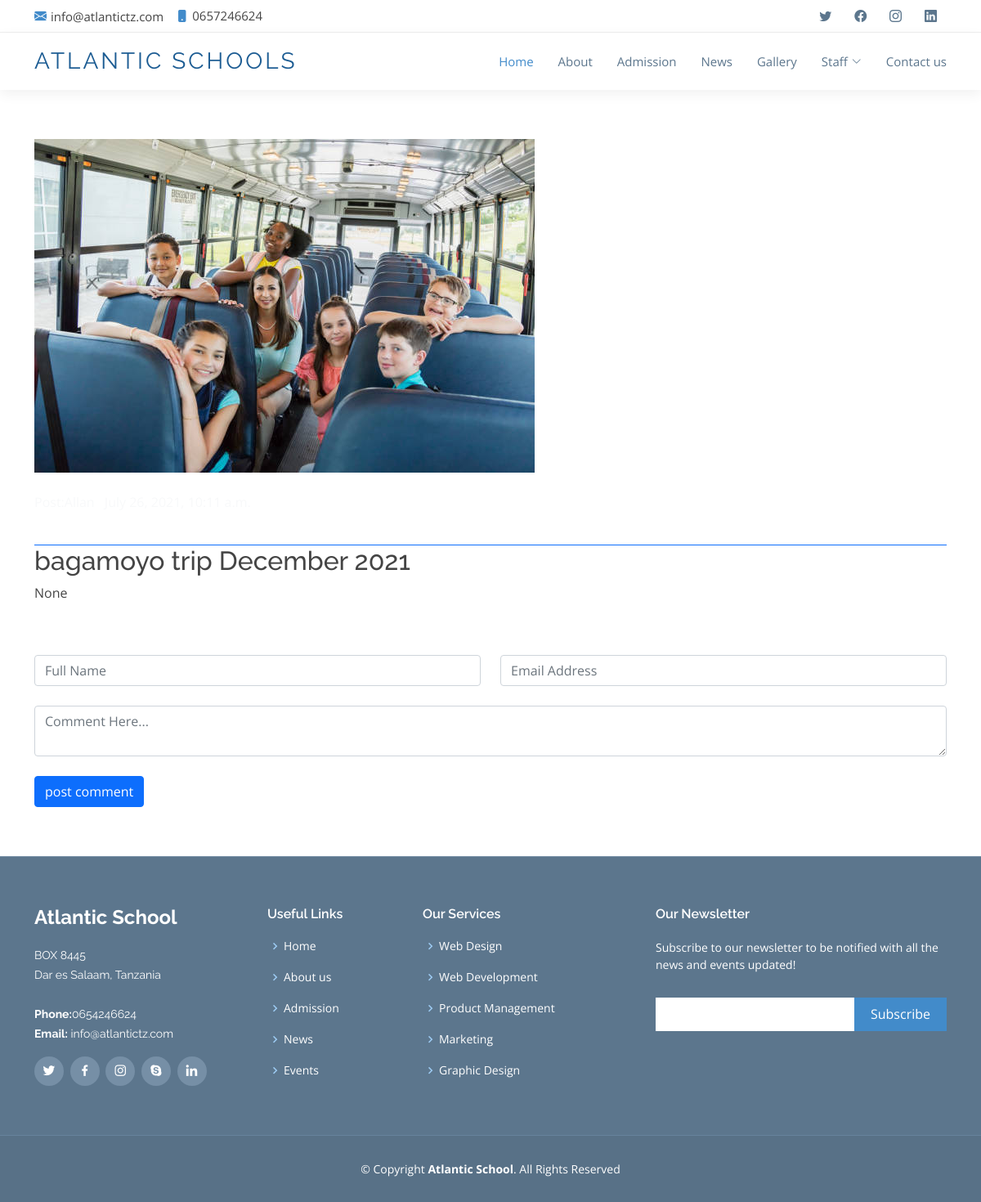
The page /post/8/ on the database its author committed.
### Home/models.py (models this page shows, shortened)
class Post(models.Model):
    date = models.DateTimeField(default=timezone.now)
    tittle = models.CharField(max_length=100)
    agent = models.ForeignKey(User, on_delete=models.CASCADE)
    image_thumbnail = models.ImageField(upload_to='pics',default='newpost.png')
    body = RichTextField(blank=True, null=True)

### Home/views.py (the view)
# urls.py: path('post/<int:pk>/', PostDetailView.as_view(), name='news_detail'),
class PostDetailView(DetailView):
    model = Post

### Home/Templates/Home/post_detail.html (shortened to what this page needs)
{% load static %}
<!DOCTYPE html>
<html lang="en">
<head>
   <link rel="stylesheet" href="https://maxcdn.bootstrapcdn.com/font-awesome/4.4.0/css/font-awesome.min.css">
   <link rel='stylesheet' href='https://use.fontawesome.com/releases/v5.3.1/css/all.css'>
	<link href="https://cdn.jsdelivr.net/npm/bootstrap@5.0.2/dist/css/bootstrap.min.css" rel="stylesheet" integrity
  <meta charset="utf-8">
  <link href="{% static 'Home/assets/vendor/animate.css/animate.min.css'%}" rel="stylesheet">
  <link href="{% static 'Home/assets/vendor/aos/aos.css'%}" rel="stylesheet">
  <link href="{% static 'Home/assets/vendor/bootstrap/css/bootstrap.min.css'%}" rel="stylesheet">
  <link href="{% static 'Home/assets/vendor/bootstrap-icons/bootstrap-icons.css'%}" rel="stylesheet">
  <link href="{% static 'Home/assets/vendor/boxicons/css/boxicons.min.css'%}" rel="stylesheet">
  <link href="{% static 'Home/assets/vendor/glightbox/css/glightbox.min.css'%}" rel="stylesheet">
  <link href="{% static 'Home/assets/vendor/swiper/swiper-bundle.min.css'%}" rel="stylesheet">
<link href="{% static 'Home/assets/css/style.css'%}" rel="stylesheet">
</head>
<body>
  <section id="topbar" class="d-flex align-items-center">
    <div class="container d-flex justify-content-center justify-content-md-between">
      <div class="contact-info d-flex align-items-center">
        <i class="bi bi-envelope-fill"></i><a href="mailto:contact@example.com">info@atlantictz.com</a>
        <i class="bi bi-phone-fill phone-icon"></i> 0657246624
      </div>
      <div class="social-links d-none d-md-block">
        <a href="#" class="twitter"><i class="bi bi-twitter"></i></a>
        <a href="#" class="facebook"><i class="bi bi-facebook"></i></a>
        <a href="#" class="instagram"><i class="bi bi-instagram"></i></a>
        <a href="#" class="linkedin"><i class="bi bi-linkedin"></i></i></a>
      </div>
    </div>
  </section>
  <header id="header" class="d-flex align-items-center">
    <div class="container d-flex align-items-center">
      <div class="logo me-auto">
        <h1><a href="{% url 'home' %}">ATLANTIC SCHOOLS</a></h1>
      </div>
      <nav id="navbar" class="navbar">
        <ul>
          <li><a class="nav-link scrollto active" href="{% url 'home' %}">Home</a></li>
          <li><a class="nav-link scrollto" href="#about">About</a></li>
          <li><a class="nav-link scrollto" href="#services">Admission</a></li>
          <li><a class="nav-link scrollto" href="{% url 'news' %}">News</a></li>
          <li><a class="nav-link scrollto" href="#team">Gallery</a></li>
          <li class="dropdown"><a href="#"><span>Staff</span> <i class="bi bi-chevron-down"></i></a>
          </li>
          <li><a class="nav-link scrollto" href="#contact">Contact us</a></li>
        </ul>
      </nav>
    </div>
  </header>
<section class="section-sm bg-gray">
  <div class="container">
    <div class="row">
      <div class="col-12 mb-4">
        <img src="{{object.image_thumbnail.url}}" alt="blog-thumb" class="img-fluid w-80">
      </div>
      <div class="col-12">
        <ul class="list-inline">
          <li class="list-inline-item mr-4 mb-3 mb-md-0 text-light"><span class="font-weight-bold mr-2">Post:</span>{{object.agent}}</li>
          <li class="list-inline-item mr-4 mb-3 mb-md-0 text-light">{{object.date}}</li>
        </ul>
      </div>
      <div class="col-12 mt-4">
        <div class="border-bottom border-primary"></div>
      </div>
      <div class="col-12 mb-5">
        <h2>{{object.tittle}} </h2>
        <p>{{post.body|safe}}</p>
      </div>
      <div class="col-12">
        <form action="#" class="row">
          <div class="col-sm-6">
            <input type="text" class="form-control mb-4" id="name" name="name" placeholder="Full Name">
          </div>
          <div class="col-sm-6">
            <input type="email" class="form-control mb-4" id="mail" name="mail" placeholder="Email Address">
          </div>
          <div class="col-12">
            <textarea name="comment" id="comment" class="form-control mb-4" placeholder="Comment Here..."></textarea>
          </div>
          <div class="col-12">
            <button type="submit" value="send" class="btn btn-primary">post comment</button>
          </div>
        </form>
      </div>
    </div>
  </div>
</section>
  <footer id="footer">
    <div class="footer-top">
      <div class="container">
        <div class="row">
          <div class="col-lg-3 col-md-6 footer-info">
            <h3>Atlantic School</h3>
            <p>
              BOX 8445 <br>
              Dar es Salaam, Tanzania<br><br>
              <strong>Phone:</strong>0654246624<br>
              <strong>Email:</strong> info@atlantictz.com<br>
            </p>
            <div class="social-links mt-3">
              <a href="#" class="twitter"><i class="bx bxl-twitter"></i></a>
              <a href="#" class="facebook"><i class="bx bxl-facebook"></i></a>
              <a href="#" class="instagram"><i class="bx bxl-instagram"></i></a>
              <a href="#" class="google-plus"><i class="bx bxl-skype"></i></a>
              <a href="#" class="linkedin"><i class="bx bxl-linkedin"></i></a>
            </div>
          </div>
          <div class="col-lg-2 col-md-6 footer-links">
            <h4>Useful Links</h4>
            <ul>
              <li><i class="bx bx-chevron-right"></i> <a href="#">Home</a></li>
              <li><i class="bx bx-chevron-right"></i> <a href="#">About us</a></li>
              <li><i class="bx bx-chevron-right"></i> <a href="#">Admission</a></li>
              <li><i class="bx bx-chevron-right"></i> <a href="{% url 'news' %}">News</a></li>
              <li><i class="bx bx-chevron-right"></i> <a href="#">Events</a></li>
            </ul>
          </div>
          <div class="col-lg-3 col-md-6 footer-links">
            <h4>Our Services</h4>
            <ul>
              <li><i class="bx bx-chevron-right"></i> <a href="#">Web Design</a></li>
              <li><i class="bx bx-chevron-right"></i> <a href="#">Web Development</a></li>
              <li><i class="bx bx-chevron-right"></i> <a href="#">Product Management</a></li>
              <li><i class="bx bx-chevron-right"></i> <a href="#">Marketing</a></li>
              <li><i class="bx bx-chevron-right"></i> <a href="#">Graphic Design</a></li>
            </ul>
          </div>
          <div class="col-lg-4 col-md-6 footer-newsletter">
            <h4>Our Newsletter</h4>
            <p>Subscribe to our newsletter to be notified with all the news and events updated!</p>
            <form action="" method="post">
              <input type="email" name="email"><input type="submit" value="Subscribe">
            </form>
          </div>
        </div>
      </div>
    </div>
    <div class="container">
      <div class="copyright">
        &copy; Copyright <strong><span>Atlantic School</span></strong>. All Rights Reserved
      </div>
    </div>
  </footer>
</body>
</html>

### Home/static/Home/assets/css/style.css (style rules this page uses)
body { font-family: "Open Sans", sans-serif; color: #444; }
a { color: #428bca; text-decoration: none; }
h1, h2, h3, h4, h5, h6, .font-primary { font-family: "Raleway", sans-serif; }
#topbar { background: #fff; border-bottom: 1px solid #eee; font-size: 15px; height: 40px; padding: 0; }
#topbar .contact-info a { line-height: 0; color: #444; transition: 0.3s; }
#topbar .contact-info i { color: #428bca; line-height: 0; margin-right: 5px; }
#topbar .contact-info .phone-icon { margin-left: 15px; }
#topbar .social-links a { color: #5c768d; padding: 4px 12px; display: inline-block; line-height: 1px; transition: 0.3s; }
#header { height: 70px; background: #fff; z-index: 997; box-shadow: 0px 5px 15px 0px rgba(0, 0, 0, 0.06); }
#header .logo h1 { font-size: 28px; margin: 0; padding: 10px 0; line-height: 1; font-weight: 400; letter-spacing: 3px; text-transform: uppercase; }
#header .logo h1 a, #header .logo h1 a:hover { color: #1c5c93; text-decoration: none; }
.navbar { padding: 0; }
.navbar ul { margin: 0; padding: 0; display: flex; list-style: none; align-items: center; }
.navbar li { position: relative; }
.navbar a, .navbar a:focus { display: flex; align-items: center; justify-content: space-between; padding: 10px 0 10px 30px; font-family: "Open Sans", sans-serif; font-size: 15px; color: #5c768d; white-space: nowrap; transition: 0.3s; }
.navbar a i, .navbar a:focus i { font-size: 12px; line-height: 0; margin-left: 5px; }
.navbar a:hover, .navbar .active, .navbar .active:focus, .navbar li:hover > a { color: #428bca; }
section { padding: 60px 0; overflow: hidden; }
#footer { background: #587187; padding: 0 0 30px 0; color: #fff; font-size: 14px; }
#footer .footer-top { background: #5c768d; border-top: 1px solid #768fa6; border-bottom: 1px solid #67839c; padding: 60px 0 30px 0; }
#footer .footer-top .footer-info { margin-bottom: 30px; }
#footer .footer-top .footer-info h3 { font-size: 24px; margin: 0 0 20px 0; padding: 2px 0 2px 0; line-height: 1; font-weight: 700; }
#footer .footer-top .footer-info p { font-size: 14px; line-height: 24px; margin-bottom: 0; font-family: "Raleway", sans-serif; color: #fff; }
#footer .footer-top .social-links a { font-size: 18px; display: inline-block; background: #768fa6; color: #fff; line-height: 1; padding: 8px 0; margin-right: 4px; border-radius: 50%; text-align: center; width: 36px; height: 36px; transition: 0.3s; }
#footer .footer-top h4 { font-size: 16px; font-weight: 600; color: #fff; position: relative; padding-bottom: 12px; }
#footer .footer-top .footer-links { margin-bottom: 30px; }
#footer .footer-top .footer-links ul { list-style: none; padding: 0; margin: 0; }
#footer .footer-top .footer-links ul i { padding-right: 2px; color: #9eccf4; font-size: 18px; line-height: 1; }
#footer .footer-top .footer-links ul li { padding: 10px 0; display: flex; align-items: center; }
#footer .footer-top .footer-links ul li:first-child { padding-top: 0; }
#footer .footer-top .footer-links ul a { color: #fff; transition: 0.3s; display: inline-block; line-height: 1; }
#footer .footer-top .footer-newsletter form { margin-top: 30px; background: #fff; padding: 6px 10px; position: relative; border-radius: 4; }
#footer .footer-top .footer-newsletter form input[type="email"] { border: 0; padding: 4px; width: calc(100% - 110px); }
#footer .footer-top .footer-newsletter form input[type="submit"] { position: absolute; top: 0; right: 0; bottom: 0; border: 0; background: none; font-size: 16px; padding: 0 20px; background: #428bca; color: #fff; transition: 0.3s; border-radius: 4; }
#footer .copyright { text-align: center; padding-top: 30px; }

### rows shown on the page
Post: image_thumbnail (picture), tittle "bagamoyo trip December 2021", body "None"
